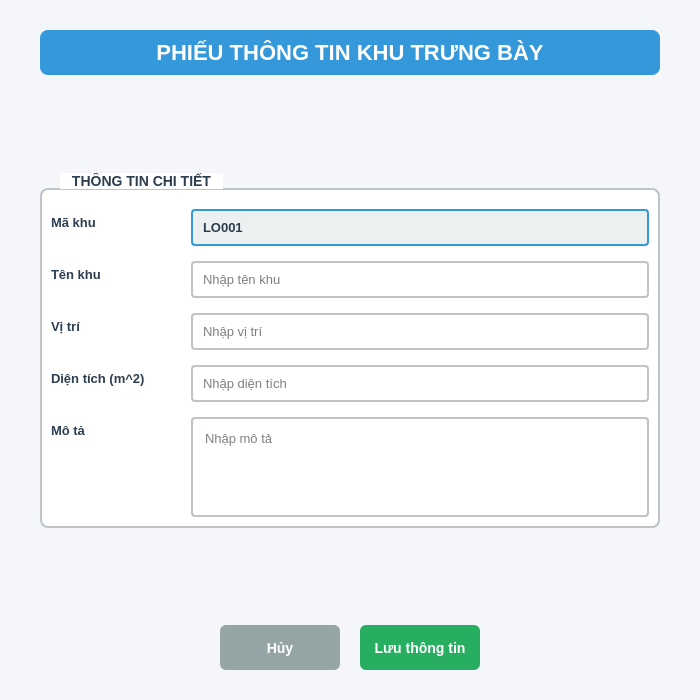
<?xml version="1.0" encoding="UTF-8"?>
<ui version="4.0">
 <class>PlantInfoDialog</class>
 <widget class="QDialog" name="PlantInfoDialog">
  <property name="geometry">
   <rect>
    <x>0</x>
    <y>0</y>
    <width>700</width>
    <height>700</height>
   </rect>
  </property>
  <property name="windowTitle">
   <string>PHIẾU THÔNG TIN LOÀI THỰC VẬT</string>
  </property>
  <property name="styleSheet">
   <string>
    QDialog {
        background-color: #f5f6fa;
    }
    QLabel {
        color: #2c3e50;
        font-weight: bold;
    }
   </string>
  </property>
  <layout class="QVBoxLayout" name="mainLayout">
   <property name="spacing">
    <number>20</number>
   </property>
   <property name="leftMargin">
    <number>40</number>
   </property>
   <property name="topMargin">
    <number>30</number>
   </property>
   <property name="rightMargin">
    <number>40</number>
   </property>
   <property name="bottomMargin">
    <number>30</number>
   </property>
   <item>
    <widget class="QLabel" name="titleLabel">
     <property name="styleSheet">
      <string>font-size: 22px; font-weight: bold; color: #2c3e50; padding: 10px; background-color: #3498db; color: white; border-radius: 8px;</string>
     </property>
     <property name="text">
      <string>PHIẾU THÔNG TIN KHU TRƯNG BÀY</string>
     </property>
     <property name="alignment">
      <set>Qt::AlignCenter</set>
     </property>
    </widget>
   </item>
   <item>
    <spacer name="verticalSpacer_2">
     <property name="orientation">
      <enum>Qt::Vertical</enum>
     </property>
     <property name="sizeHint" stdset="0">
      <size>
       <width>20</width>
       <height>40</height>
      </size>
     </property>
    </spacer>
   </item>
   <item>
    <widget class="QGroupBox" name="infoGroupBox">
     <property name="styleSheet">
      <string>
       QGroupBox {
           font-weight: bold;
           font-size: 14px;
           color: #2c3e50;
           border: 2px solid #bdc3c7;
           border-radius: 8px;
           margin-top: 15px;
           padding-top: 10px;
           background-color: white;
       }
       QGroupBox::title {
           subcontrol-origin: margin;
           left: 20px;
           padding: 0 10px;
           background-color: white;
       }
      </string>
     </property>
     <property name="title">
      <string>THÔNG TIN CHI TIẾT</string>
     </property>
     <layout class="QFormLayout" name="formLayout">
      <property name="labelAlignment">
       <set>Qt::AlignRight</set>
      </property>
      <property name="formAlignment">
       <set>Qt::AlignLeading|Qt::AlignLeft|Qt::AlignTop</set>
      </property>
      <property name="horizontalSpacing">
       <number>20</number>
      </property>
      <property name="verticalSpacing">
       <number>15</number>
      </property>
      <item row="0" column="0">
       <widget class="QLabel" name="idLabel">
        <property name="styleSheet">
         <string>font-size: 13px; color: #2c3e50; min-width: 120px;</string>
        </property>
        <property name="text">
         <string>Mã khu</string>
        </property>
       </widget>
      </item>
      <item row="0" column="1">
       <widget class="QLineEdit" name="idInput">
        <property name="enabled">
         <bool>false</bool>
        </property>
        <property name="styleSheet">
         <string>padding: 8px; border: 2px solid #3498db; border-radius: 4px; background-color: #ecf0f1; color: #2c3e50; font-weight: bold; font-size: 13px;</string>
        </property>
        <property name="text">
         <string>LO001</string>
        </property>
       </widget>
      </item>
      <item row="1" column="0">
       <widget class="QLabel" name="nameLabel">
        <property name="styleSheet">
         <string>font-size: 13px; color: #2c3e50; min-width: 120px;</string>
        </property>
        <property name="text">
         <string>Tên khu</string>
        </property>
       </widget>
      </item>
      <item row="2" column="0">
       <widget class="QLabel" name="scientificNameLabel">
        <property name="styleSheet">
         <string>font-size: 13px; color: #2c3e50; min-width: 120px;</string>
        </property>
        <property name="text">
         <string>Vị trí</string>
        </property>
       </widget>
      </item>
      <item row="2" column="1">
       <widget class="QLineEdit" name="scientificNameInput">
        <property name="styleSheet">
         <string>padding: 8px; border: 2px solid #bdc3c7; border-radius: 4px; font-size: 13px;</string>
        </property>
        <property name="placeholderText">
         <string>Nhập vị trí</string>
        </property>
       </widget>
      </item>
      <item row="3" column="0">
       <widget class="QLabel" name="familyLabel">
        <property name="styleSheet">
         <string>font-size: 13px; color: #2c3e50; min-width: 120px;</string>
        </property>
        <property name="text">
         <string>Diện tích (m^2)</string>
        </property>
       </widget>
      </item>
      <item row="3" column="1">
       <widget class="QLineEdit" name="familyInput">
        <property name="styleSheet">
         <string>padding: 8px; border: 2px solid #bdc3c7; border-radius: 4px; font-size: 13px;</string>
        </property>
        <property name="placeholderText">
         <string>Nhập diện tích</string>
        </property>
       </widget>
      </item>
      <item row="4" column="0">
       <widget class="QLabel" name="characteristicsLabel">
        <property name="styleSheet">
         <string>font-size: 13px; color: #2c3e50; min-width: 120px; alignment: top;</string>
        </property>
        <property name="text">
         <string>Mô tả</string>
        </property>
       </widget>
      </item>
      <item row="4" column="1">
       <widget class="QTextEdit" name="characteristicsInput">
        <property name="maximumSize">
         <size>
          <width>16777215</width>
          <height>100</height>
         </size>
        </property>
        <property name="styleSheet">
         <string>padding: 8px; border: 2px solid #bdc3c7; border-radius: 4px; font-size: 13px;</string>
        </property>
        <property name="placeholderText">
         <string>Nhập mô tả</string>
        </property>
       </widget>
      </item>
      <item row="1" column="1">
       <widget class="QLineEdit" name="nameInput">
        <property name="styleSheet">
         <string>padding: 8px; border: 2px solid #bdc3c7; border-radius: 4px; font-size: 13px;</string>
        </property>
        <property name="placeholderText">
         <string>Nhập tên khu</string>
        </property>
       </widget>
      </item>
     </layout>
    </widget>
   </item>
   <item>
    <spacer name="verticalSpacer">
     <property name="orientation">
      <enum>Qt::Vertical</enum>
     </property>
     <property name="sizeHint" stdset="0">
      <size>
       <width>20</width>
       <height>10</height>
      </size>
     </property>
    </spacer>
   </item>
   <item>
    <layout class="QHBoxLayout" name="buttonLayout">
     <item>
      <spacer name="horizontalSpacerLeft">
       <property name="orientation">
        <enum>Qt::Horizontal</enum>
       </property>
       <property name="sizeHint" stdset="0">
        <size>
         <width>40</width>
         <height>20</height>
        </size>
       </property>
      </spacer>
     </item>
     <item>
      <widget class="QPushButton" name="cancelButton">
       <property name="minimumSize">
        <size>
         <width>120</width>
         <height>45</height>
        </size>
       </property>
       <property name="styleSheet">
        <string>
         QPushButton {
             background-color: #95a5a6;
             color: white;
             border: none;
             border-radius: 6px;
             font-weight: bold;
             font-size: 14px;
             padding: 10px;
         }
         QPushButton:hover {
             background-color: #7f8c8d;
         }
         QPushButton:pressed {
             background-color: #6c7a7a;
         }
        </string>
       </property>
       <property name="text">
        <string>Hủy</string>
       </property>
      </widget>
     </item>
     <item>
      <widget class="QPushButton" name="saveButton">
       <property name="minimumSize">
        <size>
         <width>120</width>
         <height>45</height>
        </size>
       </property>
       <property name="styleSheet">
        <string>
         QPushButton {
             background-color: #27ae60;
             color: white;
             border: none;
             border-radius: 6px;
             font-weight: bold;
             font-size: 14px;
             padding: 10px;
         }
         QPushButton:hover {
             background-color: #219a52;
         }
         QPushButton:pressed {
             background-color: #1e8449;
         }
        </string>
       </property>
       <property name="text">
        <string>Lưu thông tin</string>
       </property>
      </widget>
     </item>
     <item>
      <spacer name="horizontalSpacerRight">
       <property name="orientation">
        <enum>Qt::Horizontal</enum>
       </property>
       <property name="sizeHint" stdset="0">
        <size>
         <width>40</width>
         <height>20</height>
        </size>
       </property>
      </spacer>
     </item>
    </layout>
   </item>
  </layout>
 </widget>
 <resources/>
 <connections/>
</ui>
